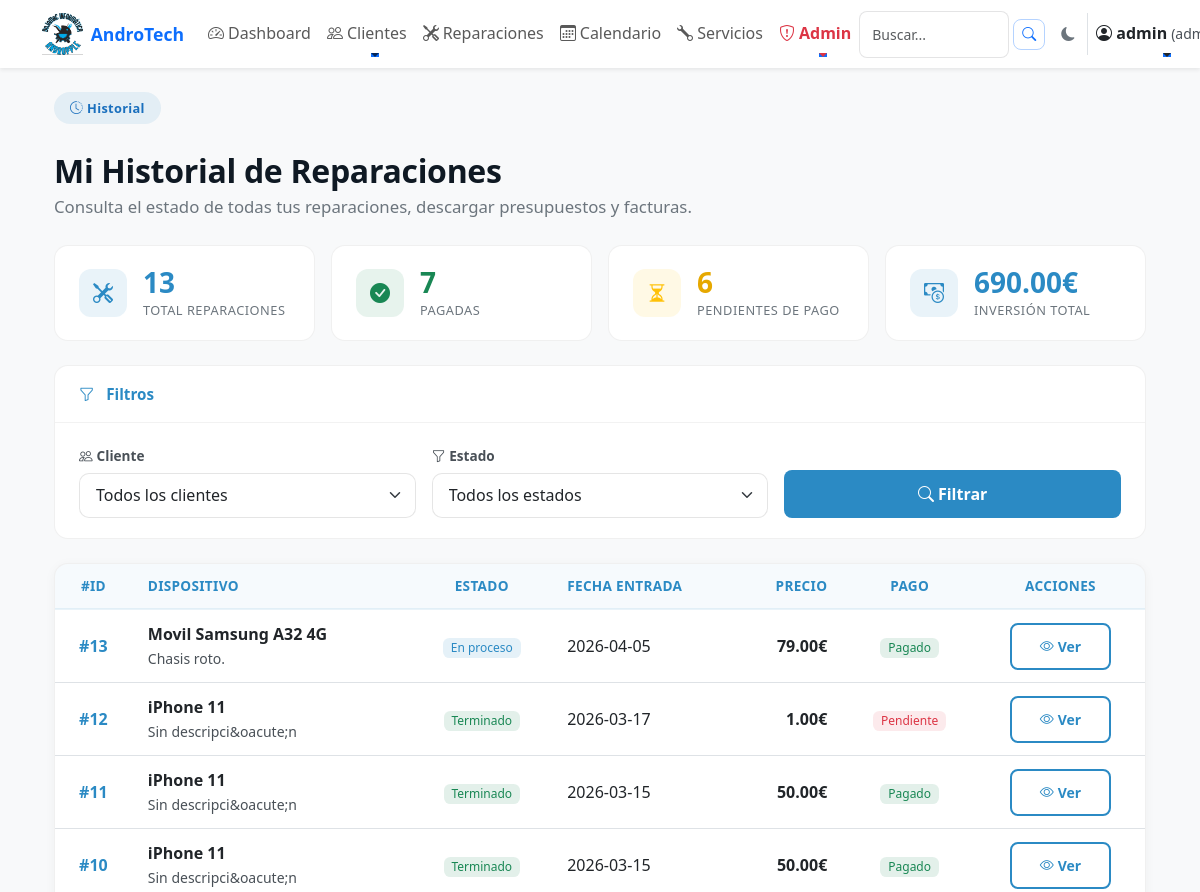
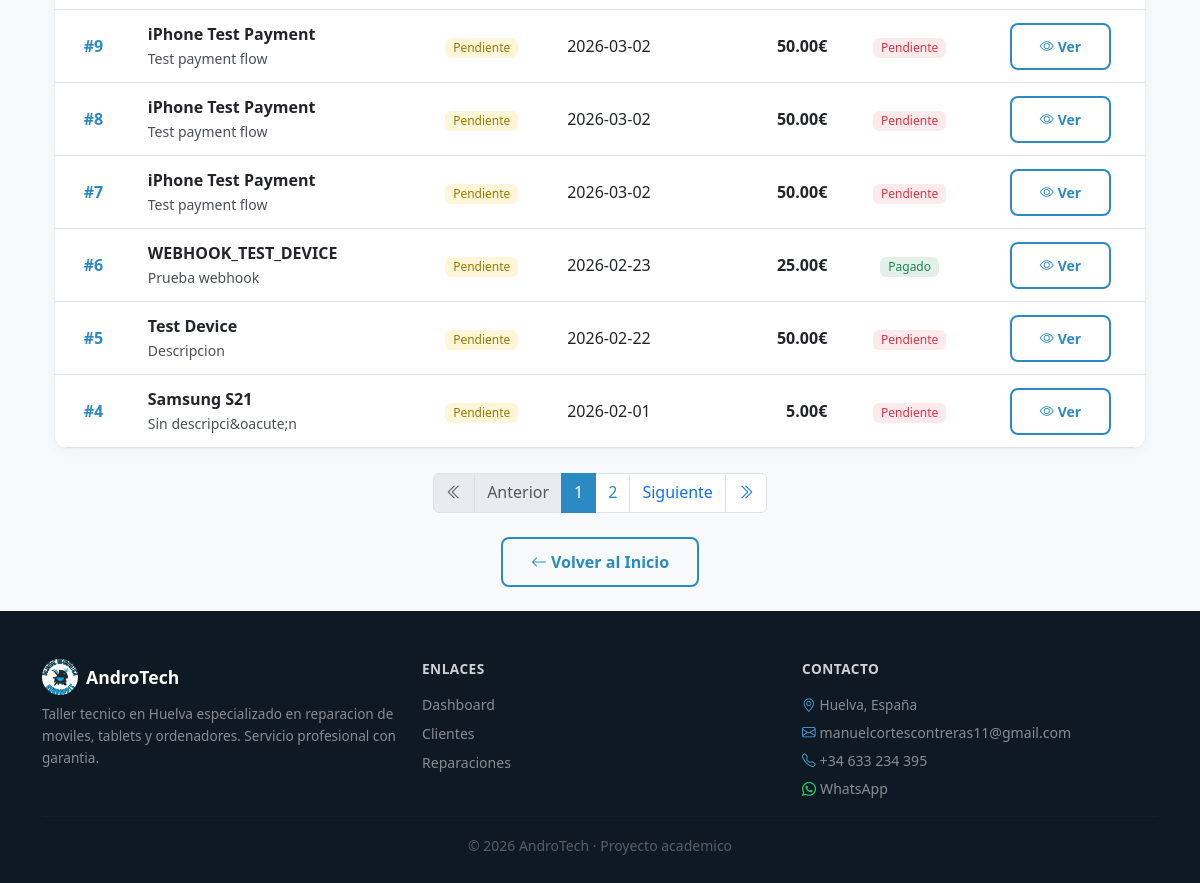
The app's page /cliente/historial (signed in) with its own data (2 pictures, top to bottom).
### tables this page shows
CREATE TABLE reparaciones (
    id INTEGER PRIMARY KEY AUTOINCREMENT,
    cliente_id INTEGER,
    dispositivo TEXT NOT NULL,
    descripcion TEXT,
    estado TEXT DEFAULT 'Pendiente',
    fecha_entrada TEXT,
    fecha_salida TEXT,
    precio REAL,
    tipo_documento TEXT DEFAULT 'presupuesto',
    estado_pago TEXT DEFAULT 'Pendiente',
    fecha_pago TEXT,
    metodo_pago TEXT, firma TEXT,
    FOREIGN KEY (cliente_id) REFERENCES clientes(id)
);

### app.py (the view)
@app.route("/cliente/historial")
@login_required
@permiso_requerido('clientes_historial')
def historial_cliente():
    conn = get_db()
    total_reparaciones = conn.execute("SELECT COUNT(*) FROM reparaciones").fetchone()[0]
    pagadas = conn.execute("SELECT COUNT(*) FROM reparaciones WHERE estado_pago = 'Pagado'").fetchone()[0]
    pendientes = conn.execute("SELECT COUNT(*) FROM reparaciones WHERE estado_pago != 'Pagado'").fetchone()[0]
    total_invertido = conn.execute("SELECT IFNULL(SUM(precio), 0) FROM reparaciones WHERE precio IS NOT NULL").fetchone()[0]
    promedio_precio = conn.execute("SELECT IFNULL(AVG(precio), 0) FROM reparaciones WHERE precio IS NOT NULL").fetchone()[0]
    total_completadas = conn.execute("SELECT COUNT(*) FROM reparaciones WHERE estado = 'Terminado' OR estado = 'Entregado'").fetchone()[0]
    estado_filtro = request.args.get('estado', '').strip()
    cliente_filtro = request.args.get('cliente_id', '').strip()
    try:
        page = int(request.args.get('page', 1))
        if page < 1:
            page = 1
    except ValueError:
        page = 1
    per_page = 10
    offset = (page - 1) * per_page
    base_sql = "SELECT reparaciones.*, clientes.nombre AS cliente FROM reparaciones LEFT JOIN clientes ON clientes.id = reparaciones.cliente_id"
    where = []
    params = []
    if estado_filtro:
        where.append("reparaciones.estado = ?")
        params.append(estado_filtro)
    if cliente_filtro:
        where.append("reparaciones.cliente_id = ?")
        params.append(cliente_filtro)
    where_clause = (" WHERE " + " AND ".join(where)) if where else ""
    total_count = conn.execute("SELECT COUNT(*) FROM reparaciones" + where_clause, params).fetchone()[0]
    total_pages = (total_count + per_page - 1) // per_page if total_count > 0 else 1
    reparaciones_rows = conn.execute(base_sql + where_clause + " ORDER BY reparaciones.id DESC LIMIT ? OFFSET ?", params + [per_page, offset]).fetchall()
    reparaciones = [dict(r) for r in reparaciones_rows]
    reparaciones_enriquecidas = []
    for r in reparaciones:
        ultima_actualizacion = conn.execute(
            "SELECT fecha_cambio FROM reparaciones_historial WHERE reparacion_id = ? ORDER BY fecha_cambio DESC LIMIT 1",
            (r['id'],)
        ).fetchone()
        r['ultima_actualizacion'] = ultima_actualizacion['fecha_cambio'] if ultima_actualizacion else None
        reparaciones_enriquecidas.append(r)
    estados = conn.execute("SELECT DISTINCT estado FROM reparaciones ORDER BY estado").fetchall()
    clientes = conn.execute("SELECT id, nombre FROM clientes ORDER BY nombre").fetchall()
    conn.close()
    stats = {
        'total_reparaciones': total_reparaciones,
        'pagadas': pagadas,
        'pendientes': pendientes,
        'total_invertido': total_invertido or 0,
        'promedio_precio': promedio_precio or 0,
        'total_completadas': total_completadas,
    }
    return render_template('historial_cliente.html', reparaciones=reparaciones_enriquecidas, stats=stats, estados=estados, clientes=clientes, estado_filtro=estado_filtro, cliente_filtro=cliente_filtro, page=page, total_pages=total_pages)

### app.py (called while the page is built)
@app.before_request
def make_session_permanent():
    session.permanent = True

@app.after_request
def add_security_headers(response):
    response.headers['X-Frame-Options'] = 'SAMEORIGIN'
    response.headers['X-Content-Type-Options'] = 'nosniff'
    response.headers['Referrer-Policy'] = 'strict-origin-when-cross-origin'
    return response

@app.template_filter('strftime')
def strftime_filter(date_str, format_str='%d/%m/%Y'):
    if not date_str or date_str == '':
        return datetime.now().strftime(format_str)
    if isinstance(date_str, str):
        try:
            date_obj = datetime.strptime(date_str, '%Y-%m-%d')
        except:
            return date_str
    else:
        date_obj = date_str
    return date_obj.strftime(format_str)

@app.before_request
def ensure_csrf_token():
    if 'csrf_token' not in session:
        session['csrf_token'] = secrets.token_urlsafe(16)

@app.context_processor
def inject_csrf_token():
    return dict(csrf_token=session.get('csrf_token'))

@app.context_processor
def inject_permisos():
    return dict(tiene_permiso=tiene_permiso)

### auth.py (called while the page is built)
def tiene_permiso(permiso):
    rol = session.get('rol', '')
    if rol == 'admin':
        return True
    permisos = session.get('permisos', [])
    return permiso in permisos

def login_required(f):
    @wraps(f)
    def decorated_function(*args, **kwargs):
        if 'usuario' not in session:
            flash('Debes iniciar sesion para acceder a esta pagina.', 'danger')
            return redirect(url_for('login'))
        return f(*args, **kwargs)
    return decorated_function

def permiso_requerido(permiso):
    def decorator(f):
        @wraps(f)
        @login_required
        def decorated_function(*args, **kwargs):
            if not tiene_permiso(permiso):
                flash('No tienes permisos para realizar esta accion.', 'danger')
                return redirect(url_for('dashboard'))
            return f(*args, **kwargs)
        return decorated_function
    return decorator

### db.py (called while the page is built)
def get_db():
    conn = sqlite3.connect("database/andro_tech.db")
    conn.row_factory = sqlite3.Row
    return conn

### utils/security.py (called while the page is built)
def ensure_csrf_token():
    if 'csrf_token' not in session:
        session['csrf_token'] = secrets.token_urlsafe(16)

def inject_csrf_token():
    return dict(csrf_token=session.get('csrf_token'))

### templates/historial_cliente.html (shortened to what this page needs)
{% extends "base.html" %}
{% block content %}
<div class="container py-4">
    <div class="row mb-4 align-items-end">
        <div class="col">
            <span class="at-pill"><i class="bi bi-clock-history me-1"></i>Historial</span>
            <h1 class="at-section-title mt-2 mb-1">Mi Historial de Reparaciones</h1>
            <p class="at-section-sub" style="margin:0;max-width:none;">Consulta el estado de todas tus reparaciones, descargar presupuestos y facturas.</p>
        </div>
    </div>
    <div class="row g-3 mb-4">
        <div class="col-6 col-lg-3">
            <div class="at-dash-kpi">
                <div class="at-dash-kpi-icon" style="background: rgba(43,138,196,.1);">
                    <i class="bi bi-tools" style="color: #2B8AC4;"></i>
                </div>
                <div>
                    <div class="at-dash-kpi-value" style="color: #2B8AC4;">{{ stats.total_reparaciones }}</div>
                    <div class="at-dash-kpi-label">Total reparaciones</div>
                </div>
            </div>
        </div>
        <div class="col-6 col-lg-3">
            <div class="at-dash-kpi">
                <div class="at-dash-kpi-icon" style="background: rgba(25,135,84,.1);">
                    <i class="bi bi-check-circle-fill" style="color: #198754;"></i>
                </div>
                <div>
                    <div class="at-dash-kpi-value" style="color: #198754;">{{ stats.pagadas }}</div>
                    <div class="at-dash-kpi-label">Pagadas</div>
                </div>
            </div>
        </div>
        <div class="col-6 col-lg-3">
            <div class="at-dash-kpi">
                <div class="at-dash-kpi-icon" style="background: rgba(255,193,7,.1);">
                    <i class="bi bi-hourglass-split" style="color: #ffc107;"></i>
                </div>
                <div>
                    <div class="at-dash-kpi-value" style="color: #e6a800;">{{ stats.pendientes }}</div>
                    <div class="at-dash-kpi-label">Pendientes de pago</div>
                </div>
            </div>
        </div>
        <div class="col-6 col-lg-3">
            <div class="at-dash-kpi">
                <div class="at-dash-kpi-icon" style="background: rgba(43,138,196,.1);">
                    <i class="bi bi-cash-coin" style="color: #2B8AC4;"></i>
                </div>
                <div>
                    <div class="at-dash-kpi-value" style="color: #2B8AC4;">{{ "%.2f"|format(stats.total_invertido) }}&euro;</div>
                    <div class="at-dash-kpi-label">Inversi&oacute;n total</div>
                </div>
            </div>
        </div>
    </div>
    <div class="at-dash-card mb-4">
        <div class="at-dash-card-header">
            <i class="bi bi-funnel me-1"></i>Filtros
        </div>
        <div class="at-dash-card-body">
            <form method="GET" class="at-admin-form row g-3 align-items-end">
                <div class="col-md-4">
                    <label for="cliente_id" class="form-label fw-semibold">
                        <i class="bi bi-people me-1"></i>Cliente
                    </label>
                    <select id="cliente_id" name="cliente_id" class="form-select">
                        <option value="">Todos los clientes</option>
                    </select>
                </div>
                <div class="col-md-4">
                    <label for="estado" class="form-label fw-semibold">
                        <i class="bi bi-funnel me-1"></i>Estado
                    </label>
                    <select id="estado" name="estado" class="form-select">
                        <option value="">Todos los estados</option>
                    </select>
                </div>
                <div class="col-md-4 d-flex gap-2">
                    <button type="submit" class="at-btn-primary btn flex-fill">
                        <i class="bi bi-search me-1"></i>Filtrar
                    </button>
                </div>
            </form>
        </div>
    </div>
    {% if not reparaciones %}
    <div class="at-empty-state">
        <i class="bi bi-inbox"></i>
        <h5>No hay reparaciones en tu historial</h5>
        <p>Cuando lleves un dispositivo a reparar, aparecer&aacute; aqu&iacute; el historial completo.</p>
    </div>
    {% else %}
    <div class="at-admin-card mb-4">
        <div class="table-responsive">
            <table class="at-admin-table table table-hover mb-0">
                <thead>
                    <tr>
                        <th class="text-center">#ID</th>
                        <th>Dispositivo</th>
                        <th class="text-center">Estado</th>
                        <th>Fecha Entrada</th>
                        <th class="text-end">Precio</th>
                        <th class="text-center">Pago</th>
                        <th class="text-center">Acciones</th>
                    </tr>
                </thead>
                <tbody>
                    {% for rep in reparaciones %}
                    <tr class="align-middle">
                        <td class="text-center fw-semibold" style="color:#2B8AC4;">#{{ rep.id }}</td>
                        <td>
                            <div class="fw-semibold">{{ rep.dispositivo }}</div>
                            <small class="text-muted">{{ rep.descripcion[:50] if rep.descripcion else 'Sin descripci&oacute;n' }}</small>
                        </td>
                        <td class="text-center">
                            {% if rep.estado == 'Pendiente' %}
                                <span class="badge" style="background:rgba(255,193,7,.15);color:#997a00;">{{ rep.estado }}</span>
                            {% elif rep.estado == 'En proceso' %}
                                <span class="badge" style="background:rgba(43,138,196,.12);color:#2B8AC4;">{{ rep.estado }}</span>
                            {% elif rep.estado in ['Terminado', 'Entregado'] %}
                                <span class="badge" style="background:rgba(25,135,84,.12);color:#198754;">{{ rep.estado }}</span>
                            {% else %}
                                <span class="badge" style="background:rgba(108,117,125,.12);color:#6c757d;">{{ rep.estado }}</span>
                            {% endif %}
                        </td>
                        <td>{{ rep.fecha_entrada }}</td>
                        <td class="text-end fw-semibold">
                            {% if rep.precio %}
                                {{ "%.2f"|format(rep.precio) }}&euro;
                            {% else %}
                                <span class="text-muted">Pendiente</span>
                            {% endif %}
                        </td>
                        <td class="text-center">
                            {% if rep.estado_pago == 'Pagado' %}
                                <span class="badge" style="background:rgba(25,135,84,.12);color:#198754;">Pagado</span>
                            {% else %}
                                <span class="badge" style="background:rgba(220,53,69,.1);color:#dc3545;">Pendiente</span>
                            {% endif %}
                        </td>
                        <td class="text-center">
                            <button type="button"
                                    class="at-btn-outline btn btn-sm"
                                    data-bs-toggle="modal"
                                    data-bs-target="#detallesModal{{ rep.id }}">
                                <i class="bi bi-eye me-1"></i>Ver
                            </button>
                        </td>
                    </tr>
                    {% endfor %}
                </tbody>
            </table>
        </div>
    </div>
    {% if total_pages > 1 %}
    <nav aria-label="Paginaci&oacute;n" class="mt-4">
        <ul class="pagination justify-content-center">
            {% if page > 1 %}
                <li class="page-item">
                    <a class="page-link" href="?page=1{% if cliente_filtro %}&cliente_id={{ cliente_filtro }}{% endif %}{% if estado_filtro %}&estado={{ estado_filtro }}{% endif %}">
                        <i class="bi bi-chevron-double-left"></i>
                    </a>
                </li>
                <li class="page-item">
                    <a class="page-link" href="?page={{ page-1 }}{% if cliente_filtro %}&cliente_id={{ cliente_filtro }}{% endif %}{% if estado_filtro %}&estado={{ estado_filtro }}{% endif %}">
                        Anterior
                    </a>
                </li>
            {% else %}
                <li class="page-item disabled">
                    <span class="page-link"><i class="bi bi-chevron-double-left"></i></span>
                </li>
                <li class="page-item disabled">
                    <span class="page-link">Anterior</span>
                </li>
            {% endif %}
            {% for i in range(1, total_pages + 1) %}
                {% if i == page %}
                    <li class="page-item active">
                        <span class="page-link" style="background:#2B8AC4;border-color:#2B8AC4;">{{ i }}</span>
                    </li>
                {% else %}
                    <li class="page-item">
                        <a class="page-link" style="color:#2B8AC4;" href="?page={{ i }}{% if cliente_filtro %}&cliente_id={{ cliente_filtro }}{% endif %}{% if estado_filtro %}&estado={{ estado_filtro }}{% endif %}">{{ i }}</a>
                    </li>
                {% endif %}
            {% endfor %}
            {% if page < total_pages %}
                <li class="page-item">
                    <a class="page-link" href="?page={{ page+1 }}{% if cliente_filtro %}&cliente_id={{ cliente_filtro }}{% endif %}{% if estado_filtro %}&estado={{ estado_filtro }}{% endif %}">
                        Siguiente
                    </a>
                </li>
                <li class="page-item">
                    <a class="page-link" href="?page={{ total_pages }}{% if cliente_filtro %}&cliente_id={{ cliente_filtro }}{% endif %}{% if estado_filtro %}&estado={{ estado_filtro }}{% endif %}">
                        <i class="bi bi-chevron-double-right"></i>
                    </a>
                </li>
            {% endif %}
        </ul>
    </nav>
    {% endif %}
    {% endif %}
    <div class="text-center mt-4">
        <a href="/" class="at-btn-outline btn">
            <i class="bi bi-arrow-left me-1"></i>Volver al Inicio
        </a>
    </div>
</div>
{% endblock %}

### records on screen
reparaciones: dispositivo "Movil Samsung A32 4G", descripcion "Chasis roto.", estado "En proceso", fecha_entrada "2026-04-05", precio "79.00"
reparaciones: id "12", dispositivo "iPhone 11", descripcion "Sin descripci&oacute;n", estado "Terminado", fecha_entrada "2026-03-17", precio "1.00", estado_pago "Pendiente"
reparaciones: id "11", dispositivo "iPhone 11", descripcion "Sin descripci&oacute;n", estado "Terminado", fecha_entrada "2026-03-15", precio "50.00", estado_pago "Pagado"
reparaciones: id "10", dispositivo "iPhone 11", descripcion "Sin descripci&oacute;n", estado "Terminado", fecha_entrada "2026-03-15", precio "50.00", estado_pago "Pagado"
reparaciones: id "9", dispositivo "iPhone Test Payment", descripcion "Test payment flow", estado "Pendiente", fecha_entrada "2026-03-02", precio "50.00", estado_pago "Pendiente"
reparaciones: id "8", dispositivo "iPhone Test Payment", descripcion "Test payment flow", estado "Pendiente", fecha_entrada "2026-03-02", precio "50.00", estado_pago "Pendiente"
reparaciones: id "7", dispositivo "iPhone Test Payment", descripcion "Test payment flow", estado "Pendiente", fecha_entrada "2026-03-02", precio "50.00", estado_pago "Pendiente"
reparaciones: id "6", dispositivo "WEBHOOK_TEST_DEVICE", descripcion "Prueba webhook", estado "Pendiente", fecha_entrada "2026-02-23", precio "25.00", estado_pago "Pagado"
reparaciones: id "5", dispositivo "Test Device", descripcion "Descripcion", estado "Pendiente", fecha_entrada "2026-02-22", precio "50.00", estado_pago "Pendiente"
reparaciones: id "4", dispositivo "Samsung S21", descripcion "Sin descripci&oacute;n", estado "Pendiente", fecha_entrada "2026-02-01", precio "5.00", estado_pago "Pendiente"

### other values on screen
{{ session.usuario }} "admin"
{{ stats.total_reparaciones }} "13"
{{ stats.pagadas }} "7"
{{ stats.pendientes }} "6"
{{ "%.2f"|format(stats.total_invertido) }} "690.00"
{{ rep.id }} "13"
{{ i }} "1"
{{ i }} "2"
